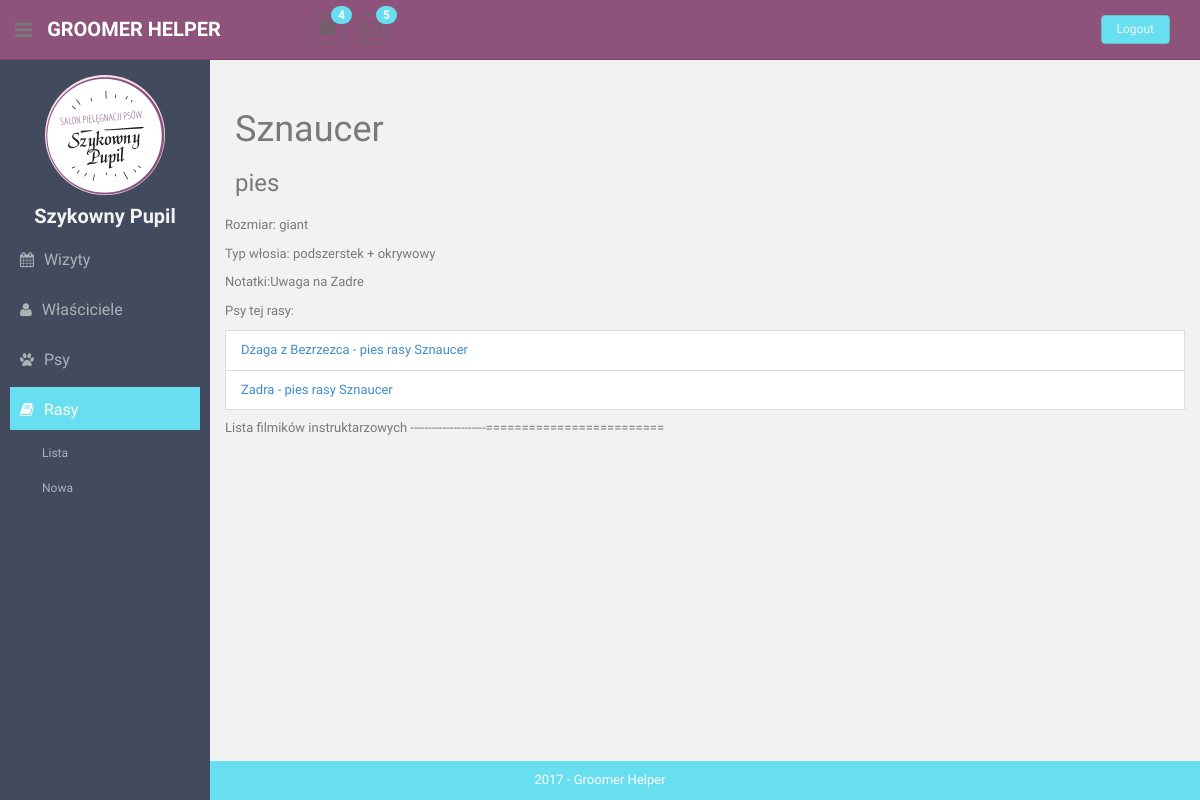
/breeds/3/, run on an earlier commit of the app's database.
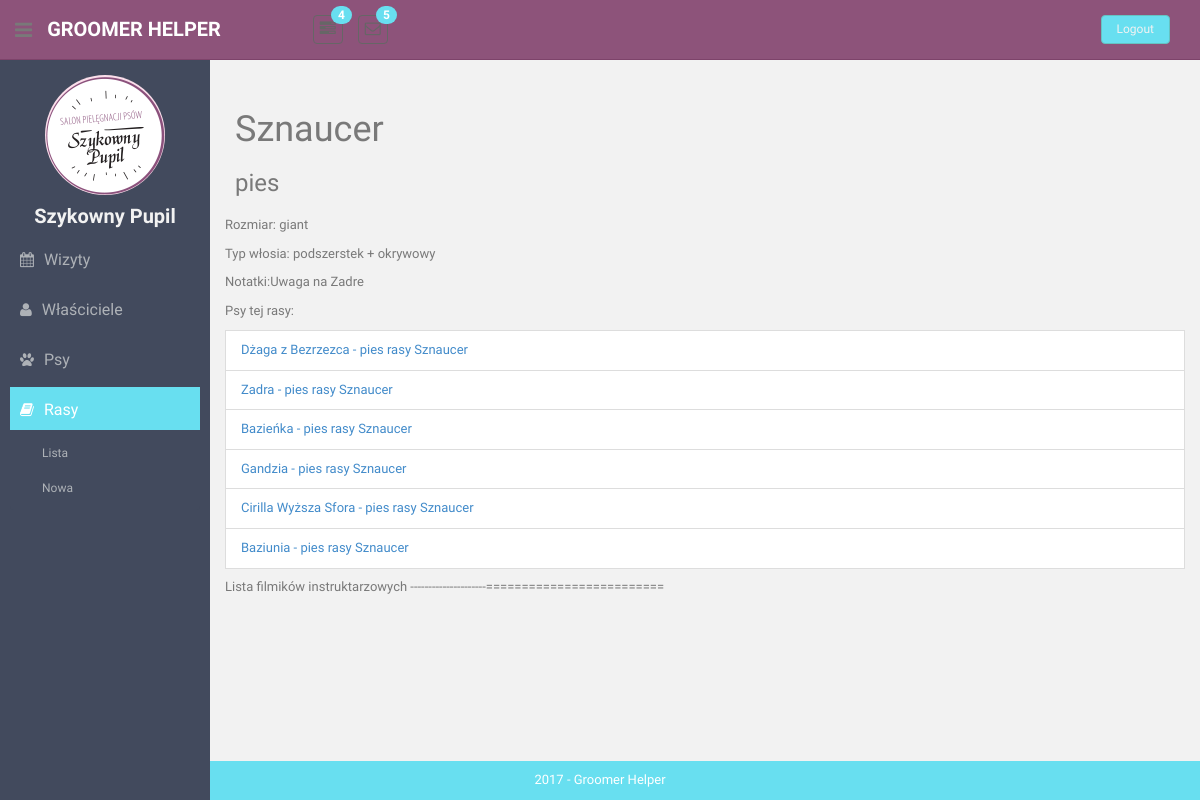
And on a later commit of the database.
### animals/models.py (models this page shows, shortened)
class Animal(models.Model):
    GENDER_CHOICES = [
        (True, 'Male'),
        (False, 'Female'),
    ]
    name = models.TextField(max_length=100, blank=True, null=True)
    gender = models.BooleanField(choices=GENDER_CHOICES)
    breed = models.ForeignKey(Breed, on_delete=models.CASCADE)
    color = models.TextField(max_length=100, blank=True, null=True)
    photo = models.ImageField(upload_to='animal-avatars/', default='animal-avatars/None/no-img.png')
    notes = models.TextField(max_length=200, blank=True, null=True)
    owner = models.ForeignKey(
        Owner,
        on_delete=models.CASCADE,
    )
    def __str__(self):
        return "".join([self.name, " - ", self.breed.species, " rasy ", self.breed.name])

### breeds/models.py (models this page shows, shortened)
class Breed(models.Model):
    SIZE_CHOICES = [
        ('miniature', 'Miniature'),
        ('medium', 'Medium'),
        ('large', 'Large'),
        ('giant', 'Giant'),
    ]
    name = models.TextField(max_length=100, blank=False, null=False, unique=True)
    species = models.TextField(max_length=50, blank=False, default='dog')
    size = models.TextField(max_length=20, blank=True, choices=SIZE_CHOICES)
    grooming_notes = models.TextField(max_length=50, blank=True, null=False)
    hair_type = models.TextField(max_length=50, blank=True, null=False)
    weight = models.IntegerField(default=20, blank=False, null=False)
    photo = models.ImageField(null=True)

### breeds/views.py (the view)
# urls.py: path('<int:pk>/', views.BreedDetailsView.as_view(), name='breed-details'),
class BreedDetailsView(DetailView):
    template_name = "breeds/details.html"
    model = Breed
    def get_context_data(self, **kwargs):
        context = super().get_context_data(**kwargs)
        context['breeds'] = Breed.objects.all()
        return context

### templatetags/templatetags/my_templatetags.py (called while the page is built)
@register.simple_tag(takes_context=True)
def active(context, pattern_or_urlname):
    try:
        pattern = '^' + reverse(pattern_or_urlname)
    except NoReverseMatch:
        pattern = pattern_or_urlname
    path = context['request'].path
    if re.search(pattern, path):
        return 'active'
    return ''

### templates/breeds/details.html
{% extends 'details.html' %}
{% load static %}
{% block profile-header%}
    <h1>{{ breed.name }}</h1>
    <h3>{{ breed.species }}</h3>
{% endblock %}
{% block details %}
    <p><span>Rozmiar:</span> {{ breed.size}}</p>
    <p><span>Typ włosia:</span> {{ breed.hair_type}}</p>
    <p><span>Notatki:</span>{{ breed.grooming_notes }}</p>
    <p>Psy tej rasy:
        {% for animal in breed.animal_set.all %}
            <li class="list-group-item">
                <a href="{% url 'animal-details' animal.id %}">{{animal}}</a>
            </li>
        {% empty %}
             Brak
        {% endfor %}
    </p>
    <p>Lista filmików instruktarzowych ---------------------=========================</p>
{% endblock %}

What changed in the data, as far as the page shows it:
added Animal: name+breed "Bazieńka - pies rasy Sznaucer"
added Animal: name+breed "Gandzia - pies rasy Sznaucer"
added Animal: name+breed "Cirilla Wyższa Sfora - pies rasy Sznaucer"
added Animal: name+breed "Baziunia - pies rasy Sznaucer"
